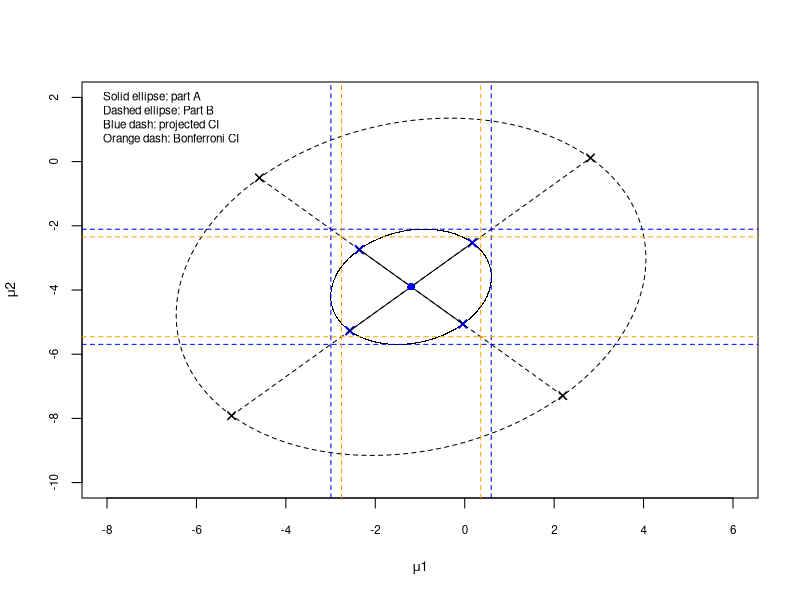

The R source for this figure:
#' ---
#' title: "QUIZ 1 - QUESTION 3"
#' author: "Amanjit Gill"
#' date: "October 31, 2022"
#' ---

library("ellipse")

par(mar = c(4, 4, 0.5, 0.5))
dev.new(width = 2.5, height = 2.5, unit = "in")

n <- 12
p = 2
xbar <- cbind(c(-1.2, -3.9))
S <- rbind(c(6,1), c(1,6))
Sinv <- solve(S)

# PART A - confidence ellipsoid at level 90%

alpha <- 0.1
S.eig <- eigen(S)
scale <- p*(n-1)*qf(1-alpha, p, n-p)/(n*(n-p))

# major axis endpoints
(major_pt1 <- xbar - S.eig$vectors[,1] * sqrt(S.eig$values[1]*scale))
(major_pt2 <- xbar + S.eig$vectors[,1] * sqrt(S.eig$values[1]*scale))

# minor axis endpoints
(minor_pt1 <- xbar - S.eig$vectors[,2] * sqrt(S.eig$values[2]*scale))
(minor_pt2 <- xbar + S.eig$vectors[,2] * sqrt(S.eig$values[2]*scale))

# vector of x-coordinates for major axis
major_xvals <- c(major_pt1[1], major_pt2[1])

# vector of y-coordinates for major axis
major_yvals <- c(major_pt1[2], major_pt2[2])

# vector of x-coordinates for minor axis
minor_xvals <- c(minor_pt1[1], minor_pt2[1])

# vector of y-coordinates for minor axis
minor_yvals <- c(minor_pt1[2], minor_pt2[2])

# plot ellipse and major and minor axes
plot(ellipse(cov2cor(S), centre=c(-1.2, -3.9), t=qt(1-alpha/2, n-1), npoints=1000), 
    pch=".", cex.lab=.8, cex.axis=.7, xlim=c(-8,6), ylim=c(-10,2),
    xlab=expression(mu*"1"), ylab=expression(mu*"2"))
points(c(major_xvals,minor_xvals), c(major_yvals,minor_yvals), 
     pch=4, col="blue", lwd=2)
lines(major_xvals, major_yvals)
lines(minor_xvals, minor_yvals)
points(xbar[1], xbar[2], pch=16, col="blue")

# PART B - confidence ellipsoid for known variance

# everything stays the same except for the scale
scale <- qchisq(1-alpha, p)

# major axis endpoints
(major_pt1 <- xbar - S.eig$vectors[,1] * sqrt(S.eig$values[1]*scale))
(major_pt2 <- xbar + S.eig$vectors[,1] * sqrt(S.eig$values[1]*scale))

# minor axis endpoints
(minor_pt1 <- xbar - S.eig$vectors[,2] * sqrt(S.eig$values[2]*scale))
(minor_pt2 <- xbar + S.eig$vectors[,2] * sqrt(S.eig$values[2]*scale))

# vector of x-coordinates for major axis
major_xvals <- c(major_pt1[1], major_pt2[1])

# vector of y-coordinates for major axis
major_yvals <- c(major_pt1[2], major_pt2[2])

# vector of x-coordinates for minor axis
minor_xvals <- c(minor_pt1[1], minor_pt2[1])

# vector of y-coordinates for minor axis
minor_yvals <- c(minor_pt1[2], minor_pt2[2])

# plot major and minor axes
lines(ellipse(cov2cor(S), centre=c(-1.2, -3.9), 
    scale=c(sqrt(qchisq(1-alpha, p)),sqrt(qchisq(1-alpha, p))), npoints=1000), 
    pch=".", cex=1, lty="dashed")
points(c(major_xvals,minor_xvals), c(major_yvals,minor_yvals), pch=4, lwd=1.5)
lines(major_xvals, major_yvals, lty="dashed")
lines(minor_xvals, minor_yvals, lty="dashed")
points(xbar[1], xbar[2], pch=16, col="blue")

# PART C - projection to get confidence interval

# change back to Part A scale
scale <- p*(n-1)*qf(1-alpha, p, n-p)/(n*(n-p))

# for variable x1
l_x1 <- c(1,0)
(x1_ci_low <- c(crossprod(l_x1, xbar)) - sqrt(scale * t(l_x1) %*% S %*% l_x1))
(x1_ci_high <- c(crossprod(l_x1, xbar)) + sqrt(scale * t(l_x1) %*% S %*% l_x1))

# for variable x2
l_x2 <- c(0,1)
(x2_ci_low <- c(crossprod(l_x2, xbar)) - sqrt(scale * t(l_x2) %*% S %*% l_x2))
(x2_ci_high <- c(crossprod(l_x2, xbar)) + sqrt(scale * t(l_x2) %*% S %*% l_x2))

# plot x1 CI as vertical lines
# plot x2 CI as horizontal lines
abline(v=c(x1_ci_low, x1_ci_high), col="blue", lty="dashed")
abline(h=c(x2_ci_low, x2_ci_high), col="blue", lty="dashed")

# PART D - Bonferroni method to get confidence intervals
# adapt Part C to do this efficiently

m <- 2*p

scale <- qt(1-alpha/m, n-1)

# for variable x1
l_x1 <- c(1,0)
(x1_ci_low <- c(crossprod(l_x1, xbar)) - scale*sqrt(t(l_x1) %*% S %*% l_x1 / n))
(x1_ci_high <- c(crossprod(l_x1, xbar)) + scale*sqrt(t(l_x1) %*% S %*% l_x1 / n))

# for variable x2
l_x2 <- c(0,1)
(x2_ci_low <- c(crossprod(l_x2, xbar)) - scale*sqrt(t(l_x2) %*% S %*% l_x2 / n))
(x2_ci_high <- c(crossprod(l_x2, xbar)) + scale*sqrt(t(l_x2) %*% S %*% l_x2 / n))

# plot x1 CI as vertical lines
# plot x2 CI as horizontal lines
abline(v=c(x1_ci_low, x1_ci_high), col="orange", lty="dashed")
abline(h=c(x2_ci_low, x2_ci_high), col="orange", lty="dashed")

# add legend for all 4 parts
legend(
    x="topleft",
    legend=c("Solid ellipse: part A", "Dashed ellipse: Part B",
             "Blue dash: projected CI", "Orange dash: Bonferroni CI"),
    bty='n',
    cex=0.7
)
